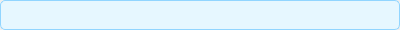
<?xml version="1.0" encoding="UTF-8"?>
<ui version="4.0">
 <class>NotificationItemUI</class>
 <widget class="QWidget" name="NotificationItemUI">
  <property name="geometry">
   <rect>
    <x>0</x>
    <y>0</y>
    <width>400</width>
    <height>30</height>
   </rect>
  </property>
  <property name="sizePolicy">
   <sizepolicy hsizetype="Preferred" vsizetype="Preferred">
    <horstretch>0</horstretch>
    <verstretch>0</verstretch>
   </sizepolicy>
  </property>
  <property name="minimumSize">
   <size>
    <width>0</width>
    <height>30</height>
   </size>
  </property>
  <property name="windowTitle">
   <string>Form</string>
  </property>
  <layout class="QVBoxLayout" name="verticalLayout">
   <property name="spacing">
    <number>0</number>
   </property>
   <property name="leftMargin">
    <number>0</number>
   </property>
   <property name="topMargin">
    <number>0</number>
   </property>
   <property name="rightMargin">
    <number>0</number>
   </property>
   <property name="bottomMargin">
    <number>0</number>
   </property>
   <item>
    <widget class="QFrame" name="frame">
     <property name="styleSheet">
      <string notr="true">#frame{border:1px solid #91d5ff;border-radius:5px;background-color:#e6f7ff}</string>
     </property>
     <property name="frameShape">
      <enum>QFrame::StyledPanel</enum>
     </property>
     <property name="frameShadow">
      <enum>QFrame::Raised</enum>
     </property>
     <layout class="QHBoxLayout" name="horizontalLayout">
      <property name="leftMargin">
       <number>6</number>
      </property>
      <property name="topMargin">
       <number>0</number>
      </property>
      <property name="rightMargin">
       <number>6</number>
      </property>
      <property name="bottomMargin">
       <number>0</number>
      </property>
      <item>
       <widget class="QLabel" name="icon">
        <property name="sizePolicy">
         <sizepolicy hsizetype="Fixed" vsizetype="Preferred">
          <horstretch>0</horstretch>
          <verstretch>0</verstretch>
         </sizepolicy>
        </property>
        <property name="text">
         <string/>
        </property>
        <property name="pixmap">
         <pixmap resource="../r.qrc">:/img/Resource/info-circle.svg</pixmap>
        </property>
       </widget>
      </item>
      <item>
       <widget class="QLabel" name="label">
        <property name="text">
         <string/>
        </property>
       </widget>
      </item>
      <item>
       <widget class="ady::IconWidget" name="closeButton">
        <property name="sizePolicy">
         <sizepolicy hsizetype="Fixed" vsizetype="Preferred">
          <horstretch>0</horstretch>
          <verstretch>0</verstretch>
         </sizepolicy>
        </property>
        <property name="text">
         <string/>
        </property>
        <property name="pixmap">
         <pixmap resource="../r.qrc">:/img/Resource/close.svg</pixmap>
        </property>
       </widget>
      </item>
     </layout>
    </widget>
   </item>
  </layout>
 </widget>
 <customwidgets>
  <customwidget>
   <class>ady::IconWidget</class>
   <extends>QLabel</extends>
   <header location="global">components/IconWidget.h</header>
  </customwidget>
 </customwidgets>
 <resources>
  <include location="../r.qrc"/>
 </resources>
 <connections/>
</ui>
